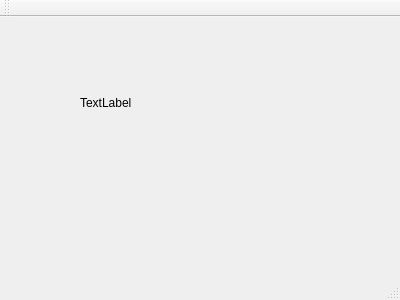
<?xml version="1.0" encoding="UTF-8"?>
<ui version="4.0">
 <class>MainWindow</class>
 <widget class="QMainWindow" name="MainWindow">
  <property name="geometry">
   <rect>
    <x>0</x>
    <y>0</y>
    <width>400</width>
    <height>300</height>
   </rect>
  </property>
  <property name="windowTitle">
   <string>MainWindow</string>
  </property>
  <widget class="QWidget" name="centralWidget">
   <widget class="QLabel" name="label">
    <property name="geometry">
     <rect>
      <x>80</x>
      <y>70</y>
      <width>141</width>
      <height>31</height>
     </rect>
    </property>
    <property name="text">
     <string>TextLabel</string>
    </property>
   </widget>
  </widget>
  <widget class="QMenuBar" name="menuBar">
   <property name="geometry">
    <rect>
     <x>0</x>
     <y>0</y>
     <width>400</width>
     <height>26</height>
    </rect>
   </property>
  </widget>
  <widget class="QToolBar" name="mainToolBar">
   <attribute name="toolBarArea">
    <enum>TopToolBarArea</enum>
   </attribute>
   <attribute name="toolBarBreak">
    <bool>false</bool>
   </attribute>
  </widget>
  <widget class="QStatusBar" name="statusBar"/>
 </widget>
 <layoutdefault spacing="6" margin="11"/>
 <resources/>
 <connections/>
</ui>
